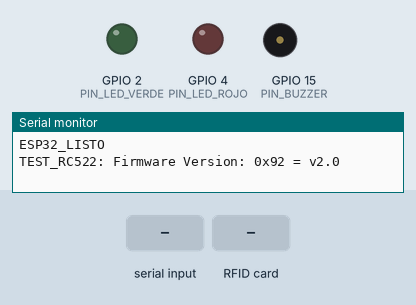
Bench run of a sketch on a simulated ESP32. Parts: output pins drawn as LEDs (lit = HIGH), buzzer (waves = sounding, pin HIGH), the last lines printed to the serial monitor. Dashed ring = blinking. The inputs (shaded band) are chosen by the test bench.

Above: at 1.8 s.
1.9 s: "OK:\n" received over Serial
At 2.8 s:
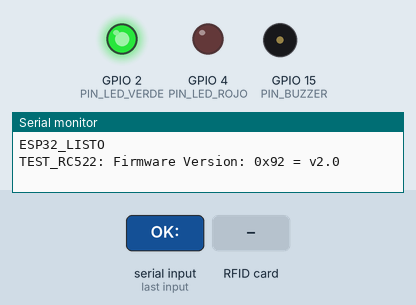
4.5 s: RFID card 5E 7A 19 C4 held to the reader
At 5.2 s:
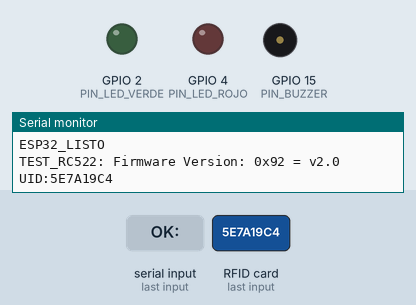
6.0 s: "ERR:\n" received over Serial
At 6.19 s:
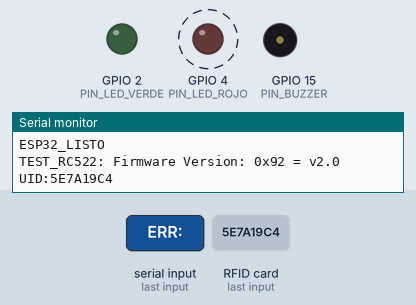
Timing chart, 0 to 9.0 s (numbered marks = the images above; inputs shaded):
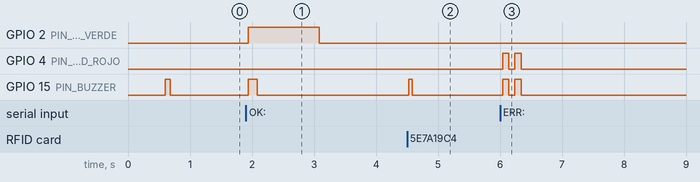

The sketch:

esp32_rfid_access.ino
```cpp
/*
 * =====================================================================
 * SISTEMA DE CONTROL DE ACCESO Y ASISTENCIA CON RFID (ESP32 + RC522)
 * =====================================================================
 * Conexión ESP32 DevKit <-> MFRC522:
 *   3.3V  -> 3V3
 *   RST   -> GPIO 22
 *   GND   -> GND
 *   MISO  -> GPIO 19
 *   MOSI  -> GPIO 23
 *   SCK   -> GPIO 18
 *   SDA   -> GPIO 21 (SS)
 * =====================================================================
 */

#include <SPI.h>
#include <MFRC522.h>

#define RST_PIN         22
#define SS_PIN          21
#define SCK_PIN         18
#define MISO_PIN        19
#define MOSI_PIN        23

#define PIN_LED_VERDE    2
#define PIN_LED_ROJO     4
#define PIN_BUZZER      15

MFRC522 mfrc522(SS_PIN, RST_PIN);

void setup() {
  Serial.begin(115200);
  delay(300);

  pinMode(PIN_LED_VERDE, OUTPUT);
  pinMode(PIN_LED_ROJO, OUTPUT);
  pinMode(PIN_BUZZER, OUTPUT);

  digitalWrite(PIN_LED_VERDE, LOW);
  digitalWrite(PIN_LED_ROJO, LOW);
  digitalWrite(PIN_BUZZER, LOW);

  // Inicializar bus SPI
  SPI.begin(SCK_PIN, MISO_PIN, MOSI_PIN, SS_PIN);
  delay(100);

  mfrc522.PCD_Init();
  delay(100);

  // Asegurar antena activa
  mfrc522.PCD_AntennaOn();
  delay(50);

  // Pitido inicial
  digitalWrite(PIN_BUZZER, HIGH);
  delay(80);
  digitalWrite(PIN_BUZZER, LOW);

  Serial.println("ESP32_LISTO");
  Serial.print("TEST_RC522: ");
  mfrc522.PCD_DumpVersionToSerial();
}

void loop() {
  // 1. Escuchar respuestas de Java
  if (Serial.available() > 0) {
    String respuesta = Serial.readStringUntil('\n');
    respuesta.trim();
    procesarRespuestaJava(respuesta);
  }

  // 2. Detección robusta de tarjetas y llaveros (WakeupA)
  byte bufferATQA[2];
  byte bufferSize = sizeof(bufferATQA);
  MFRC522::StatusCode status = mfrc522.PICC_WakeupA(bufferATQA, &bufferSize);

  if (status != MFRC522::STATUS_OK && status != MFRC522::STATUS_COLLISION) {
    // Si WakeupA no respondió, probar con IsNewCardPresent
    if (!mfrc522.PICC_IsNewCardPresent()) {
      return;
    }
  }

  // Leer número de serie de la tarjeta
  if (!mfrc522.PICC_ReadCardSerial()) {
    return;
  }

  // Construir UID
  String uidStr = "";
  for (byte i = 0; i < mfrc522.uid.size; i++) {
    if (mfrc522.uid.uidByte[i] < 0x10) {
      uidStr += "0";
    }
    uidStr += String(mfrc522.uid.uidByte[i], HEX);
  }
  uidStr.toUpperCase();

  // Enviar a Java: UID:XXXXXX
  Serial.println("UID:" + uidStr);

  // Pitido de detección
  digitalWrite(PIN_BUZZER, HIGH);
  delay(60);
  digitalWrite(PIN_BUZZER, LOW);

  mfrc522.PICC_HaltA();
  mfrc522.PCD_StopCrypto1();

  delay(600);
}

void procesarRespuestaJava(String resp) {
  if (resp.startsWith("OK:")) {
    digitalWrite(PIN_LED_VERDE, HIGH);
    digitalWrite(PIN_BUZZER, HIGH);
    delay(150);
    digitalWrite(PIN_BUZZER, LOW);
    delay(1000);
    digitalWrite(PIN_LED_VERDE, LOW);
  } else if (resp.startsWith("ERR:")) {
    for (int i = 0; i < 2; i++) {
      digitalWrite(PIN_LED_ROJO, HIGH);
      digitalWrite(PIN_BUZZER, HIGH);
      delay(100);
      digitalWrite(PIN_LED_ROJO, LOW);
      digitalWrite(PIN_BUZZER, LOW);
      delay(100);
    }
  }
}
```

Measured:
- after the input at 1.9 s, GPIO 2 (PIN_LED_VERDE): LOW → HIGH at once, → LOW 1.2 s later; GPIO 15 (PIN_BUZZER): LOW → HIGH at once, → LOW 0.15 s later
- after the input at 4.5 s, GPIO 15 (PIN_BUZZER): LOW → HIGH at once, → LOW 0.06 s later
- after the input at 6.0 s, GPIO 4 (PIN_LED_ROJO), GPIO 15 (PIN_BUZZER): alternates HIGH for 0.10 s and LOW for 0.10 s, 4 changes in all, then stays LOW, starting at once
